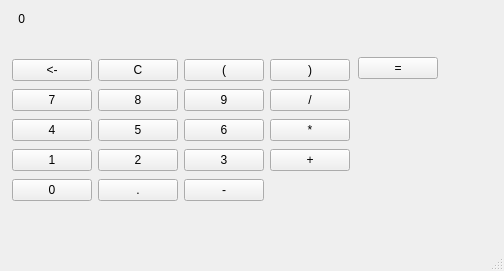
<?xml version="1.0" encoding="UTF-8"?>
<ui version="4.0">
 <class>MainWindow</class>
 <widget class="QMainWindow" name="MainWindow">
  <property name="geometry">
   <rect>
    <x>0</x>
    <y>0</y>
    <width>504</width>
    <height>271</height>
   </rect>
  </property>
  <property name="windowTitle">
   <string>MainWindow</string>
  </property>
  <widget class="QWidget" name="centralwidget">
   <widget class="QLabel" name="lblResult">
    <property name="geometry">
     <rect>
      <x>9</x>
      <y>9</y>
      <width>16</width>
      <height>19</height>
     </rect>
    </property>
    <property name="styleSheet">
     <string notr="true">font: 12pt &quot;Sans Serif&quot;;</string>
    </property>
    <property name="text">
     <string>0</string>
    </property>
    <property name="alignment">
     <set>Qt::AlignRight|Qt::AlignTrailing|Qt::AlignVCenter</set>
    </property>
   </widget>
   <widget class="QPushButton" name="btnEqual">
    <property name="geometry">
     <rect>
      <x>358</x>
      <y>57</y>
      <width>80</width>
      <height>22</height>
     </rect>
    </property>
    <property name="sizePolicy">
     <sizepolicy hsizetype="Minimum" vsizetype="Fixed">
      <horstretch>0</horstretch>
      <verstretch>0</verstretch>
     </sizepolicy>
    </property>
    <property name="minimumSize">
     <size>
      <width>0</width>
      <height>0</height>
     </size>
    </property>
    <property name="maximumSize">
     <size>
      <width>1000</width>
      <height>1000</height>
     </size>
    </property>
    <property name="styleSheet">
     <string notr="true"/>
    </property>
    <property name="text">
     <string>=</string>
    </property>
   </widget>
   <widget class="QPushButton" name="btnMinus">
    <property name="geometry">
     <rect>
      <x>184</x>
      <y>179</y>
      <width>80</width>
      <height>22</height>
     </rect>
    </property>
    <property name="styleSheet">
     <string notr="true"/>
    </property>
    <property name="text">
     <string>-</string>
    </property>
   </widget>
   <widget class="QPushButton" name="btnPoint">
    <property name="geometry">
     <rect>
      <x>98</x>
      <y>179</y>
      <width>80</width>
      <height>22</height>
     </rect>
    </property>
    <property name="text">
     <string>.</string>
    </property>
   </widget>
   <widget class="QPushButton" name="btn0">
    <property name="geometry">
     <rect>
      <x>12</x>
      <y>179</y>
      <width>80</width>
      <height>22</height>
     </rect>
    </property>
    <property name="text">
     <string>0</string>
    </property>
   </widget>
   <widget class="QPushButton" name="btnPlus">
    <property name="geometry">
     <rect>
      <x>270</x>
      <y>149</y>
      <width>80</width>
      <height>22</height>
     </rect>
    </property>
    <property name="styleSheet">
     <string notr="true"/>
    </property>
    <property name="text">
     <string>+</string>
    </property>
   </widget>
   <widget class="QPushButton" name="btn2">
    <property name="geometry">
     <rect>
      <x>98</x>
      <y>149</y>
      <width>80</width>
      <height>22</height>
     </rect>
    </property>
    <property name="text">
     <string>2</string>
    </property>
   </widget>
   <widget class="QPushButton" name="btn3">
    <property name="geometry">
     <rect>
      <x>184</x>
      <y>149</y>
      <width>80</width>
      <height>22</height>
     </rect>
    </property>
    <property name="text">
     <string>3</string>
    </property>
   </widget>
   <widget class="QPushButton" name="btn1">
    <property name="geometry">
     <rect>
      <x>12</x>
      <y>149</y>
      <width>80</width>
      <height>22</height>
     </rect>
    </property>
    <property name="text">
     <string>1</string>
    </property>
   </widget>
   <widget class="QPushButton" name="btnMul">
    <property name="geometry">
     <rect>
      <x>270</x>
      <y>119</y>
      <width>80</width>
      <height>22</height>
     </rect>
    </property>
    <property name="styleSheet">
     <string notr="true"/>
    </property>
    <property name="text">
     <string>*</string>
    </property>
   </widget>
   <widget class="QPushButton" name="btn5">
    <property name="geometry">
     <rect>
      <x>98</x>
      <y>119</y>
      <width>80</width>
      <height>22</height>
     </rect>
    </property>
    <property name="text">
     <string>5</string>
    </property>
   </widget>
   <widget class="QPushButton" name="btn4">
    <property name="geometry">
     <rect>
      <x>12</x>
      <y>119</y>
      <width>80</width>
      <height>22</height>
     </rect>
    </property>
    <property name="text">
     <string>4</string>
    </property>
   </widget>
   <widget class="QPushButton" name="btn6">
    <property name="geometry">
     <rect>
      <x>184</x>
      <y>119</y>
      <width>80</width>
      <height>22</height>
     </rect>
    </property>
    <property name="text">
     <string>6</string>
    </property>
   </widget>
   <widget class="QPushButton" name="btn9">
    <property name="geometry">
     <rect>
      <x>184</x>
      <y>89</y>
      <width>80</width>
      <height>22</height>
     </rect>
    </property>
    <property name="text">
     <string>9</string>
    </property>
   </widget>
   <widget class="QPushButton" name="btnDiv">
    <property name="geometry">
     <rect>
      <x>270</x>
      <y>89</y>
      <width>80</width>
      <height>22</height>
     </rect>
    </property>
    <property name="styleSheet">
     <string notr="true"/>
    </property>
    <property name="text">
     <string>/</string>
    </property>
   </widget>
   <widget class="QPushButton" name="btn8">
    <property name="geometry">
     <rect>
      <x>98</x>
      <y>89</y>
      <width>80</width>
      <height>22</height>
     </rect>
    </property>
    <property name="text">
     <string>8</string>
    </property>
   </widget>
   <widget class="QPushButton" name="btn7">
    <property name="geometry">
     <rect>
      <x>12</x>
      <y>89</y>
      <width>80</width>
      <height>22</height>
     </rect>
    </property>
    <property name="text">
     <string>7</string>
    </property>
   </widget>
   <widget class="QPushButton" name="btnBackspace">
    <property name="geometry">
     <rect>
      <x>12</x>
      <y>59</y>
      <width>80</width>
      <height>22</height>
     </rect>
    </property>
    <property name="styleSheet">
     <string notr="true"/>
    </property>
    <property name="text">
     <string>&lt;-</string>
    </property>
   </widget>
   <widget class="QPushButton" name="btnOpen">
    <property name="geometry">
     <rect>
      <x>184</x>
      <y>59</y>
      <width>80</width>
      <height>22</height>
     </rect>
    </property>
    <property name="styleSheet">
     <string notr="true"/>
    </property>
    <property name="text">
     <string>(</string>
    </property>
   </widget>
   <widget class="QPushButton" name="btnClose">
    <property name="geometry">
     <rect>
      <x>270</x>
      <y>59</y>
      <width>80</width>
      <height>22</height>
     </rect>
    </property>
    <property name="styleSheet">
     <string notr="true"/>
    </property>
    <property name="text">
     <string>)</string>
    </property>
   </widget>
   <widget class="QPushButton" name="btnCancel">
    <property name="geometry">
     <rect>
      <x>98</x>
      <y>59</y>
      <width>80</width>
      <height>22</height>
     </rect>
    </property>
    <property name="styleSheet">
     <string notr="true"/>
    </property>
    <property name="text">
     <string>C</string>
    </property>
   </widget>
  </widget>
  <widget class="QMenuBar" name="menubar">
   <property name="geometry">
    <rect>
     <x>0</x>
     <y>0</y>
     <width>504</width>
     <height>19</height>
    </rect>
   </property>
  </widget>
  <widget class="QStatusBar" name="statusbar"/>
 </widget>
 <resources/>
 <connections/>
</ui>
